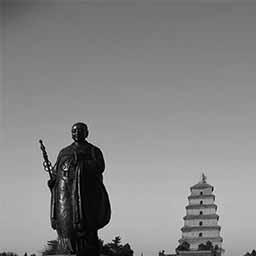
#> input picture Python_GPUvs.CPU/3dconv/img/dyt.jpg, 256 x 256 px
$ python cudatry.py
#> lines starting #> are read from the running program, lines starting #| are printed output that depends on the picture
from numba import cuda, float32
import numpy as np
import time
import math
import cv2
import matplotlib.image as mpimg
import matplotlib.pyplot as plt
import pylab
cuda.select_device(0)
#> (this line was passed over: numba is not available in this run)

def convertu8(num):
    if num > 255 or num < -255:
        return 255
    elif -255 <= num <= 255:
        if abs(num - int(num)) < 0.5:
            return np.uint8(abs(num))
        else:
            return np.uint8(abs(num)) + 1


@cuda.jit
def convolve(result,image):
    i, j = cuda.grid(2)
    image_rows, image_cols = image.shape
    result[i,j] = 0
    if (i <= image_rows) and (j <= image_cols):
        y = int(image[i - 1, j + 1]) - int(image[i - 1, j - 1]) + 2 * (int(image[i, j + 1]) - int(image[i, j - 1])) + int(image[i + 1, j + 1]) - int(image[i + 1, j - 1])
        x = int(image[i + 1, j - 1]) - int(image[i - 1, j - 1]) + 2 * (int(image[i + 1, j]) - int(image[i - 1, j])) + int(image[i + 1, j + 1]) - int(image[i - 1, j + 1])
    num = abs(x) * 0.5 + abs(y) * 0.5
    if num > 255 or num < -255:
        result[i, j] = 255
    elif -255 <= num <= 255:
        if abs(num - int(num)) < 0.5:
            result[i, j] = np.uint8(abs(num))
        else:
            result[i, j] = np.uint8(abs(num)) + 1

def main_convolve():
    dyt = mpimg.imread('./img/dyt.jpg')
#> dyt is the input picture: shape (256, 256); min 0, max 255, mean 133.4
    gg = mpimg.imread('./img/gg.jpg')
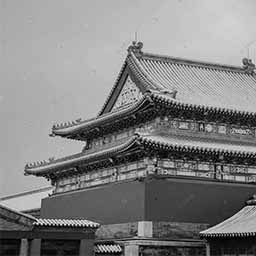
#> input picture Python_GPUvs.CPU/3dconv/img/gg.jpg, 256 x 256 px
#> gg is the input picture: shape (256, 256); min 0, max 255, mean 129.6
    yxmt = mpimg.imread('./img/yxmt.jpg')
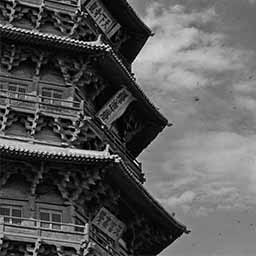
#> input picture Python_GPUvs.CPU/3dconv/img/yxmt.jpg, 256 x 256 px
#> yxmt is the input picture: shape (256, 256); min 0, max 255, mean 88.8
    qglf = mpimg.imread('./img/qglf.jpg')
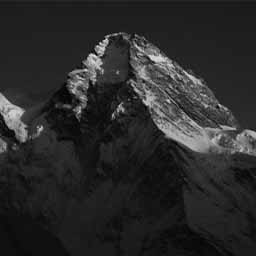
#> input picture Python_GPUvs.CPU/3dconv/img/qglf.jpg, 256 x 256 px
#> qglf is the input picture: shape (256, 256); min 0, max 232, mean 41.8
    wh = mpimg.imread('./img/wh.jpg')
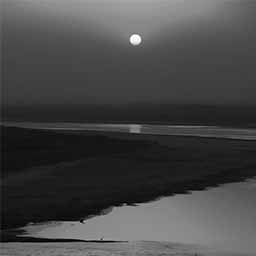
#> input picture Python_GPUvs.CPU/3dconv/img/wh.jpg, 256 x 256 px
#> wh is the input picture: shape (256, 256); min 0, max 255, mean 70.8
    ctm = mpimg.imread('./img/ctm.jpg')
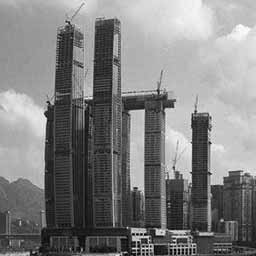
#> input picture Python_GPUvs.CPU/3dconv/img/ctm.jpg, 256 x 256 px
#> ctm is the input picture: shape (256, 256); min 0, max 255, mean 128.6
#> (the run stopped early here; a loop or call above may not have finished)
